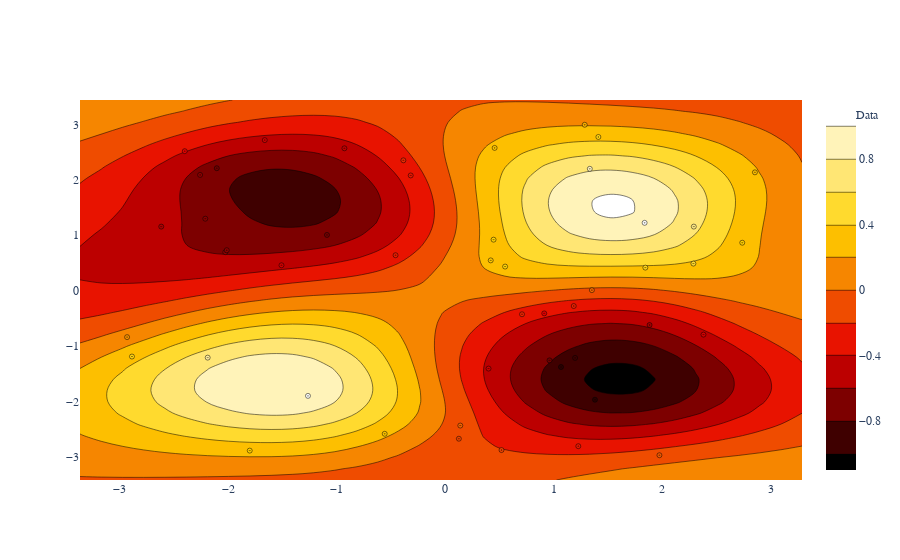

Notebook source saved alongside this figure:
### Markdown cell above
## 2-dimensional example

Here is a 2 dimensional example:

### Code cell
# sample inputs and outputs
X = np.random.uniform(-3.,3.,(50,2))
Y = np.sin(X[:,0:1]) * np.sin(X[:,1:2])+np.random.randn(50,1)*0.05

# define kernel
ker = GPy.kern.Matern52(2,ARD=True) + GPy.kern.White(2)

# create simple GP model
m = GPy.models.GPRegression(X,Y,ker)

# optimize and plot
m.optimize(messages=True,max_f_eval = 1000)
fig = m.plot()
display(GPy.plotting.show(fig, filename='basic_gp_regression_notebook_2d'))
display(m)
